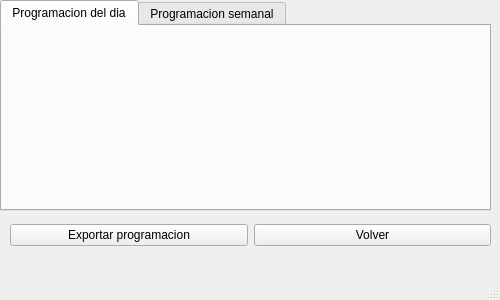
<?xml version="1.0" encoding="UTF-8"?>
<ui version="4.0">
 <class>MainWindow</class>
 <widget class="QMainWindow" name="MainWindow">
  <property name="geometry">
   <rect>
    <x>0</x>
    <y>0</y>
    <width>500</width>
    <height>300</height>
   </rect>
  </property>
  <property name="windowTitle">
   <string>MainWindow</string>
  </property>
  <widget class="QWidget" name="centralwidget">
   <widget class="QTabWidget" name="tabWidget">
    <property name="geometry">
     <rect>
      <x>0</x>
      <y>0</y>
      <width>491</width>
      <height>211</height>
     </rect>
    </property>
    <property name="currentIndex">
     <number>0</number>
    </property>
    <widget class="QWidget" name="tab_dia">
     <attribute name="title">
      <string>Programacion del dia</string>
     </attribute>
    </widget>
    <widget class="QWidget" name="tab_2">
     <attribute name="title">
      <string>Programacion semanal</string>
     </attribute>
    </widget>
   </widget>
   <widget class="QWidget" name="horizontalLayoutWidget">
    <property name="geometry">
     <rect>
      <x>10</x>
      <y>220</y>
      <width>481</width>
      <height>31</height>
     </rect>
    </property>
    <layout class="QHBoxLayout" name="horizontalLayout">
     <item>
      <widget class="QPushButton" name="boton_exportar">
       <property name="text">
        <string>Exportar programacion</string>
       </property>
      </widget>
     </item>
     <item>
      <widget class="QPushButton" name="boton_volver">
       <property name="text">
        <string>Volver</string>
       </property>
      </widget>
     </item>
    </layout>
   </widget>
  </widget>
  <widget class="QMenuBar" name="menubar">
   <property name="geometry">
    <rect>
     <x>0</x>
     <y>0</y>
     <width>500</width>
     <height>21</height>
    </rect>
   </property>
  </widget>
  <widget class="QStatusBar" name="statusbar"/>
 </widget>
 <tabstops>
  <tabstop>tabWidget</tabstop>
  <tabstop>boton_exportar</tabstop>
  <tabstop>boton_volver</tabstop>
 </tabstops>
 <resources/>
 <connections/>
</ui>
